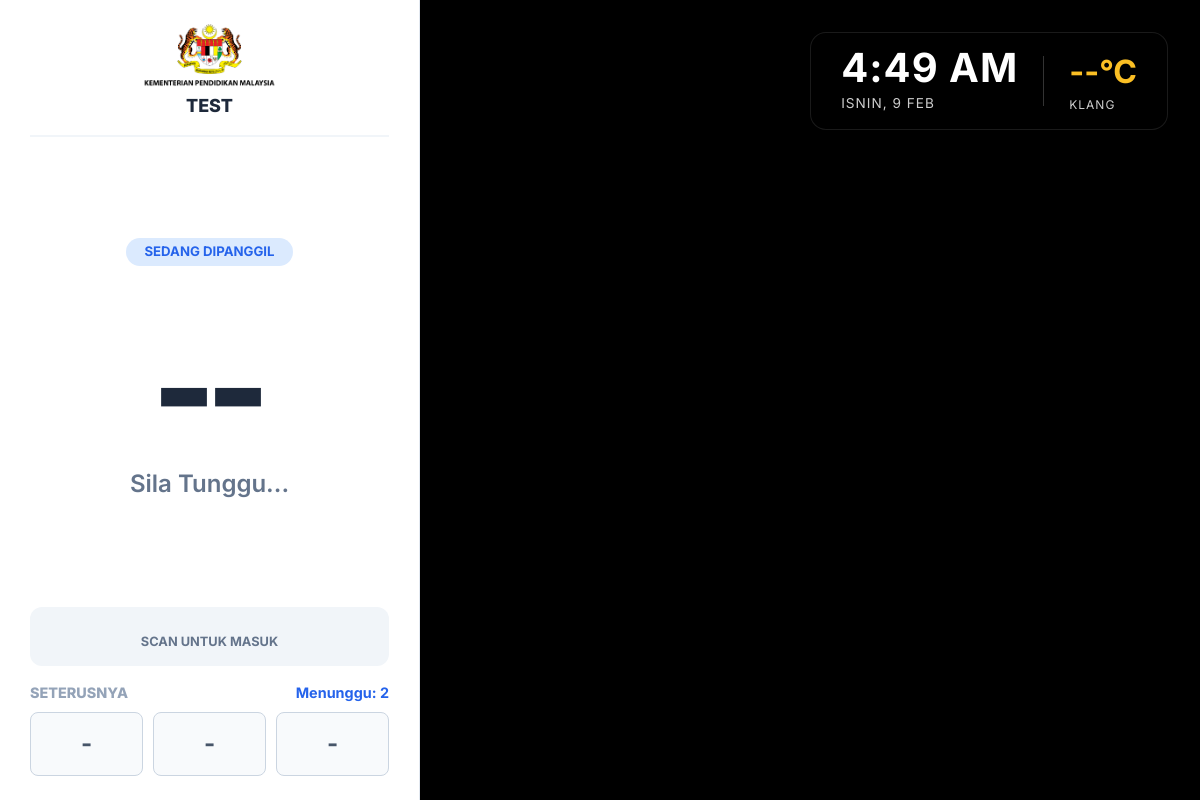
Screenshot of /q/test-5/display/ with the database file from the repository.
### queues/models.py (models this page shows, shortened)
class Queue(models.Model):
    name = models.CharField(max_length=200, verbose_name="Nama Barisan")
    slug = models.SlugField(unique=True, max_length=255, blank=True)
    created_at = models.DateTimeField(auto_now_add=True)
    input_label = models.CharField(max_length=100, default="Masukkan nama anda")
    allow_join = models.BooleanField(default=True)       # Visitor self-sign-in
    ask_input = models.BooleanField(default=False)       # Ask for visitor input
    capacity = models.IntegerField(default=1000)         # Queue capacity
    logo = models.ImageField(upload_to='queue_logos/', blank=True, null=True)
    video = models.FileField(upload_to='queue_videos/', blank=True, null=True)
    stream_url = models.CharField(max_length=500, blank=True, null=True, help_text="Link Embed YouTube (Contoh: https://www.youtube.com/embed/live_stream_id)")
    WAIT_TIME_CHOICES = [
        ('AUTO', 'Automatically calculated'),
        ('HIDDEN', 'Hidden'),
    ]
    wait_time_display = models.CharField(max_length=10, choices=WAIT_TIME_CHOICES, default='AUTO')
    LANGUAGE_CHOICES = [
        ('AUTO', 'Auto'),
        ('EN', 'English'),
        ('MS', 'Malay'),
    ]
    status_language = models.CharField(max_length=10, choices=LANGUAGE_CHOICES, default='AUTO')

### queues/views.py (the view)
# urls.py: path('q/<slug:slug>/display/', views.status_display, name='status_display'),
def status_display(request, slug):
    queue = get_object_or_404(Queue, slug=slug)
    current_serving = Visitor.objects.filter(queue=queue, status='SERVING').first()
    waiting_visitors = Visitor.objects.filter(queue=queue, status='WAITING').order_by('is_returned', 'id')
    waiting_count = waiting_visitors.count()
    next_visitors = [f"{v.number:03d}" for v in waiting_visitors[:3]]
    return render(request, 'queues/display.html', {
        'queue': queue,
        'current_serving': current_serving,
        'waiting_count': waiting_count,
        'next_visitors': next_visitors
    })

### queues/templates/queues/display.html (shortened to what this page needs)
{% extends 'base.html' %}
{% load queue_utils %} {% block content %}
<div class="split-layout">
    <div class="queue-sidebar">
        <div class="header-area">
            {% if queue.logo %} <img src="{{ queue.logo.url }}" class="brand-logo"> {% endif %}
            <div class="brand-title">{{ queue.name }}</div>
        </div>
        <div class="main-content">
            <div class="status-pill">Sedang Dipanggil</div>
            <div id="number-text" class="ticket-number">
                {% if current_serving %} {{ current_serving.ticket_number }} {% else %} -- {% endif %}
            </div>
            <div id="name-text" class="visitor-name">
                {{ current_serving.name|default:"Sila Tunggu..." }}
            </div>
        </div>
        <div class="qr-box">
            <div class="qr-text">Scan untuk Masuk</div>
        </div>
        <div class="footer-area">
            <div class="footer-header">
                <span class="lbl-next">Seterusnya</span>
                <span class="lbl-wait">Menunggu: <span id="total-waiting">{{ waiting_count|default:"0" }}</span></span>
            </div>
            <div class="next-grid" id="next-list-container">
                <div class="next-box">-</div> <div class="next-box">-</div> <div class="next-box">-</div>
            </div>
        </div>
    </div>
    <div class="media-area">
        <div id="media-wrapper"
             style="width: 100%; height: 100%; position: absolute; top:0; left:0;"
             hx-get="{% url 'get_media_content' queue.slug %}"
             hx-trigger="refresh_media from:body"
             hx-swap="innerHTML">
             {% include 'queues/partials/media_content.html' %}
        </div>
        <div class="glass-widget">
            <div>
                <div id="clock-time" class="time-big">00:00</div>
                <div id="clock-date" class="date-small">ISNIN, 1 JAN</div>
            </div>
            <div>
                <div id="weather-temp" class="temp-big">--°C</div>
                <div class="city-small">KLANG</div>
            </div>
        </div>
    </div>
</div>
{% endblock %}

### queues/templates/base.html (style rules this page uses)
html, body { height: 100%; margin: 0; padding: 0; font-family: 'Inter', sans-serif; background-color: #f8f9fa; }

### queues/templates/queues/display.html (style rules this page uses)
:root { --left-bg: #ffffff; --right-bg: #000000; --text-primary: #1e293b; --text-secondary: #64748b; --accent: #2563eb; --border-color: #e2e8f0; }
html, body { margin: 0; padding: 0; width: 100%; height: 100%; overflow: hidden; background: #000; font-family: 'Inter', sans-serif; }
.split-layout { display: grid; grid-template-columns: 35% 65%; width: 100vw; height: 100vh; position: fixed; top: 0; left: 0; z-index: 100; }
.queue-sidebar { background: var(--left-bg); display: flex; flex-direction: column; padding: 3vh 2.5vw; border-right: 1px solid var(--border-color); box-shadow: 10px 0 30px rgba(0,0,0,0.15); z-index: 10; height: 100vh; }
.header-area { text-align: center; padding-bottom: 2vh; border-bottom: 2px solid #f1f5f9; margin-bottom: 2vh; flex-shrink: 0; }
.brand-logo { height: 8vh; width: auto; object-fit: contain; margin-bottom: 0.5vh; }
.brand-title { font-size: clamp(1rem, 1.5vw, 1.5rem); font-weight: 800; color: var(--text-primary); text-transform: uppercase; }
.main-content { flex-grow: 1; display: flex; flex-direction: column; justify-content: center; align-items: center; text-align: center; }
.status-pill { background: #dbeafe; color: var(--accent); padding: 0.5vh 1.5vw; border-radius: 50px; font-size: clamp(0.8rem, 1.1vw, 1.2rem); font-weight: 700; text-transform: uppercase; margin-bottom: 1vh; }
.ticket-number { font-family: 'Oswald', sans-serif; font-size: clamp(8rem, 22vh, 25rem); font-weight: 700; color: var(--text-primary); line-height: 1; letter-spacing: -3px; margin: 1vh 0; }
.visitor-name { font-size: clamp(1.2rem, 2vw, 2.2rem); font-weight: 600; color: var(--text-secondary); max-width: 90%; white-space: nowrap; overflow: hidden; text-overflow: ellipsis; }
.footer-area { margin-top: auto; padding-top: 2vh; flex-shrink: 0; }
.footer-header { display: flex; justify-content: space-between; margin-bottom: 1vh; }
.lbl-next { font-size: 0.9rem; font-weight: 800; color: #94a3b8; text-transform: uppercase; }
.lbl-wait { font-size: 0.9rem; font-weight: 700; color: var(--accent); }
.next-grid { display: grid; grid-template-columns: repeat(3, 1fr); gap: 10px; }
.next-box { background: #f8fafc; border: 1px solid #cbd5e1; height: 8vh; border-radius: 8px; display: flex; align-items: center; justify-content: center; font-size: clamp(1.5rem, 2vw, 2.5rem); font-weight: 700; color: #475569; }
.qr-box { margin-top: 20px; text-align: center; background: #f1f5f9; padding: 15px; border-radius: 12px; flex-shrink: 0; }
.qr-text { font-size: 0.8rem; font-weight: 700; color: #64748b; margin-top: 10px; text-transform: uppercase; }
.media-area { background: black; position: relative; overflow: hidden; width: 100%; height: 100%; }
#media-wrapper { width: 100%; height: 100%; position: absolute; top: 0; left: 0; z-index: 1; }
.glass-widget { position: absolute; top: 4vh; right: 4vh; z-index: 50; background: rgba(0, 0, 0, 0.5); backdrop-filter: blur(20px); border: 1px solid rgba(255,255,255,0.1); padding: 15px 30px; border-radius: 16px; color: white; display: flex; align-items: center; gap: 25px; box-shadow: 0 10px 30px rgba(0,0,0,0.3); }
.time-big { font-size: 2.5rem; font-weight: 700; line-height: 1; letter-spacing: 1px; }
.date-small { font-size: 0.85rem; text-transform: uppercase; opacity: 0.8; letter-spacing: 1px; margin-top: 5px; }
.temp-big { font-size: 2rem; font-weight: 700; color: #fbbf24; }
.city-small { font-size: 0.75rem; text-transform: uppercase; letter-spacing: 1px; opacity: 0.8; }

### rows the page displays
Queue: logo (picture), name "TEST"

### other values shown
{{ current_serving.name|default:"Sila Tunggu..." }} "Sila Tunggu..."
{{ waiting_count|default:"0" }} "2"
